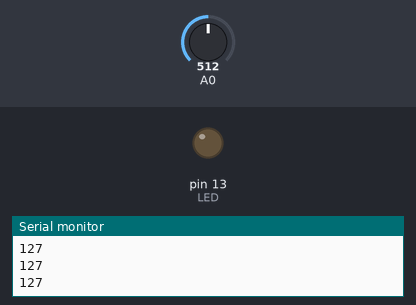
Recording of a sketch running on a simulated Arduino Uno, built with avr-gcc and run on an emulated ATmega328P. Parts: output pins drawn as LEDs (lit = HIGH), the last lines printed to the serial monitor. The test bench sets the inputs (shaded band); at power-on: A0 = 512.

Above: at 1.2 s.
1.3 s: A0 set to 523
At 1.9 s:
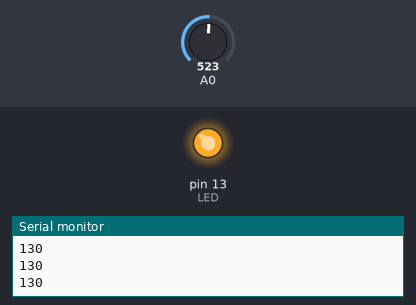
2.8 s: A0 set to 511
At 3.2 s:
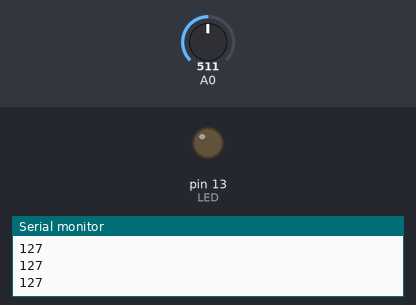
4.3 s: A0 set to 716
At 5.7 s:
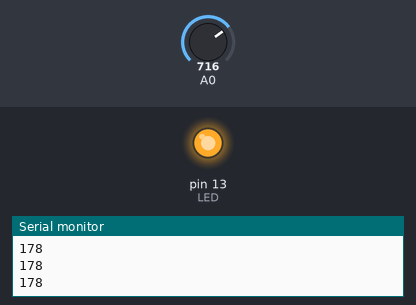
Timing chart, 0 to 7.3 s (numbered marks = the images above; inputs shaded):
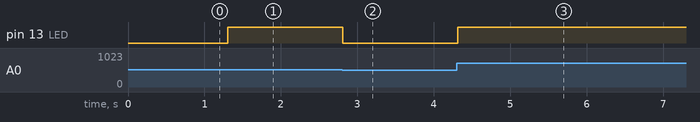

The sketch:

ledPotenciometro.ino
```cpp
#define LED 13
int valor_led;

void setup()
{
  Serial.begin(9600);
  pinMode(LED,OUTPUT);
}

void loop()
{
  int valor_pot = analogRead(A0);
  valor_led=map(valor_pot,0,1023,0,255);
  analogWrite(LED, valor_led);
  Serial.println(valor_led);
  delay(100);
}
```

Measured:
- the behaviour switches between 513 and 514 on A0 (found by bisection; images 0 and 1)
- after the input at 1.3 s, pin 13 (LED): LOW → HIGH at once
- after the input at 2.8 s, pin 13 (LED): HIGH → LOW at once
- after the input at 4.3 s, pin 13 (LED): LOW → HIGH at once
